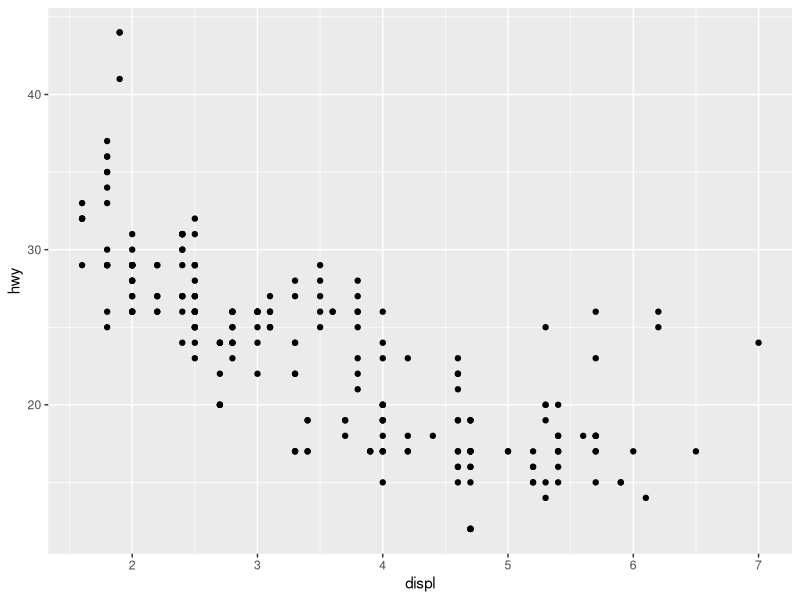
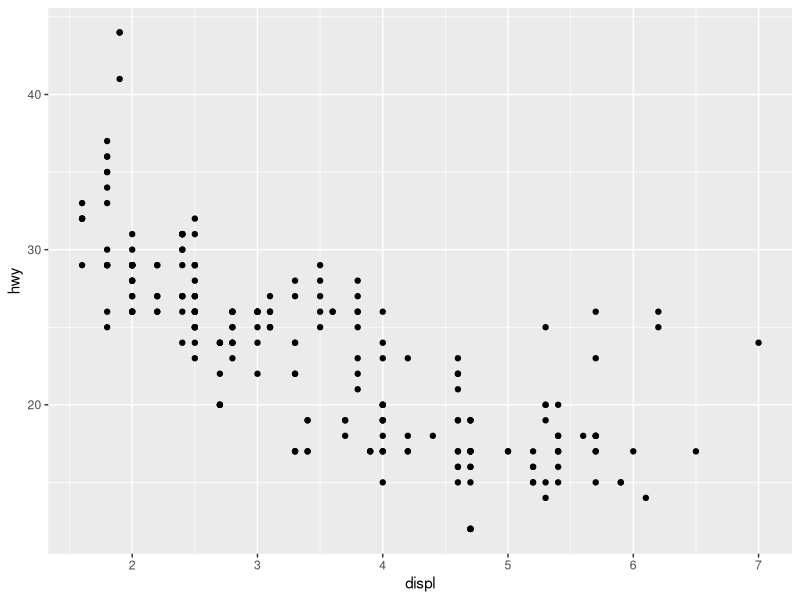

Recreate these plots in R, in order. (Note: this script raises an error after producing the figures.)
## ---- chunk 1
library(datasets)
library(tidyverse)
library(knitr)
library(ggplot2)
## ---- chunk 2
mpg <- mpg
## ---- chunk 3
# What are 5 functions we could use to explore the mpg dataset?


# Which manufacturer has the most models in this dataset?

## ---- chunk 4
ggplot(mpg, aes(x = displ, y = hwy)) + 
  geom_point()

# Fill in the following:
# Data:
# Aesthetic:
# Layers:
# Plus sign location:
## ---- chunk 5
ggplot(mpg, aes(displ, hwy)) +
  geom_point()

# What conclusions can you make from this graph?
## ---- chunk 6
# Do these data look similar when comparing engine displacement to city miles per gallon?


# We can more easily compare the highway and city miles per gallon using the gridExtra package.
library(gridExtra)

p1 <- ggplot(mpg, aes(displ, hwy)) +
  geom_point()

p2 <- 

grid.arrange(p1, p2, ncol = 2)
## ---- chunk 7
ggplot(mpg, aes(displ, hwy)) + 
  geom_point(aes(color = "blue"))

# Value "blue" is scaled to red color
## ---- chunk 8
ggplot(mpg, aes(displ, hwy)) + 
  geom_point(color = "blue")

# Points are given color
## ---- chunk 9
ggplot(mpg, aes(displ, hwy, color = class)) + 
  geom_point()

# Unique color based on class of vehicle

# What additional information does the color add? What patterns do you see?

### EXERCISE: Can you filter the results to only show midsize and minivans? Can you change the point colors to dark green and purple?

## ---- chunk 10
ggplot(mpg, aes(displ, hwy)) + 
  geom_point() +
  facet_wrap(~ class)

# Read the documentation for facet_wrap. What arguments can you use to control how many rows and columns appear in the output?

# What does the scales argument to facet_wrap() do? When might you use it?

## ---- chunk 11
ggplot(mpg, aes(displ, hwy)) + 
  geom_point() +
  geom_smooth()

# Smoothed line shows dominant pattern and level of uncertainty
# Method = "loess" is default for small n (>1,000 points)

ggplot(mpg, aes(displ, hwy)) + 
  geom_point() +
  geom_smooth(span = 0.2)

ggplot(mpg, aes(displ, hwy)) + 
  geom_point() +
  geom_smooth(span = 1)

# Span control "wiggliness of line

ggplot(mpg, aes(displ, hwy)) + 
  geom_point() +
  geom_smooth(method = "lm")

# Linear model gives the line of best fit
## ---- chunk 12
ggplot(mpg, aes(hwy)) + 
  geom_histogram()

ggplot(mpg, aes(hwy)) + 
  geom_freqpoly()

# Binwidth controls the width of bins (probably NOT ideal for your data, try experimenting)

ggplot(mpg, aes(hwy)) + 
  geom_freqpoly(binwidth = 1)

ggplot(mpg, aes(hwy)) + 
  geom_freqpoly(binwidth = 2.5)

p3 <- ggplot(mpg, aes(hwy)) + 
  geom_freqpoly(binwidth = 1)

p4 <- ggplot(mpg, aes(hwy)) + 
  geom_freqpoly(binwidth = 2.5)

grid.arrange(p3, p4, ncol = 2)

## ---- chunk 13
ggplot(mpg, aes(manufacturer)) + 
  geom_bar()

ggplot(mpg, aes(manufacturer)) + 
  geom_bar() +
  theme(axis.text.x = element_text(angle = 45, vjust = 0.5))

### Exercise: What determines the order for car manufacturer labels? Can you reorder the bar graph to go from most to least cars per manufacturer?

## ---- chunk 14
ggplot(mpg, aes(drv, hwy)) + 
  geom_boxplot()

ggplot(mpg, aes(drv, hwy)) + 
  geom_boxplot() +
  geom_point()

ggplot(mpg, aes(drv, hwy)) + 
  geom_boxplot() +
  geom_jitter()
## ---- chunk 15
ggplot(mpg, aes(drv, hwy)) + 
  geom_boxplot() +
  geom_jitter(alpha = 0.2)

ggplot(mpg, aes(drv, hwy)) + 
  geom_boxplot(outlier.shape = NA) +
  geom_jitter(alpha = 0.3)

ggplot(mpg, aes(drv, hwy)) + 
  geom_boxplot(outlier.shape = NA) +
  geom_jitter(alpha = 0.3, size = 2.5)

ggplot(mpg, aes(drv, hwy)) + 
  geom_boxplot(outlier.shape = NA) +
  geom_jitter(alpha = 0.3, size = 2.5, width = 0.1)
## ---- chunk 16
ggplot(mpg, aes(drv, hwy)) +
  geom_boxplot(outlier.shape = NA) +
  geom_jitter(width = 0.25)

ggplot(mpg, aes(drv, hwy)) +
  geom_boxplot(outlier.shape = NA) +
  geom_jitter(width = 0.25) + 
  xlim("f", "r") 

ggplot(mpg, aes(drv, hwy)) +
  geom_boxplot(outlier.shape = NA) +
  geom_jitter(width = 0.25) + 
  xlim("f", "r")+ 
  ylim(20, 30)
#> Warning: Removed 138 rows containing missing values (`geom_point()`).

## ---- chunk 17
ggplot(mpg, aes(cty, hwy, color = class)) +
  geom_jitter(alpha = 0.3, size = 2.5)

# Change axis titles
ggplot(mpg, aes(cty, hwy, color = class)) +
  geom_jitter(alpha = 0.3, size = 2.5) + 
  xlab("City driving (mpg)") + 
  ylab("Highway driving (mpg)")

ggplot(mpg, aes(cty, hwy, color = class)) +
  geom_jitter(alpha = 0.3, size = 2.5) + 
  xlab("City driving (mpg)") + 
  ylab("Highway driving (mpg)") +
  ggtitle("City by Highway driving (mpg)")

# Remove the axis labels with NULL
ggplot(mpg, aes(cty, hwy, color = class)) +
  geom_jitter(alpha = 0.3, size = 2.5) + 
  xlab(NULL) + 
  ylab(NULL) +
  ggtitle("City by Highway driving (mpg)")
## ---- chunk 18
# Title
ggplot(mpg, aes(cty, hwy, color = class)) +
  geom_jitter(alpha = 0.3, size = 2.5) + 
  xlab("City driving (mpg)") + 
  ylab("Highway driving (mpg)") +
  ggtitle("City by Highway driving (mpg)") +
  theme(
    plot.title = element_text(size = 16, face = "bold", hjust = 0.5))

# Legend
ggplot(mpg, aes(cty, hwy, color = class)) +
  geom_jitter(alpha = 0.3, size = 2.5) + 
  xlab("City driving (mpg)") + 
  ylab("Highway driving (mpg)") +
  ggtitle("City by Highway driving (mpg)") +
  theme(
    plot.title = element_text(size = 16, face = "bold", hjust = 0.5), 
    legend.position = "left")

# Axis 
ggplot(mpg, aes(cty, hwy, color = class)) +
  geom_jitter(alpha = 0.3, size = 2.5) + 
  xlab("City driving (mpg)") + 
  ylab("Highway driving (mpg)") +
  ggtitle("City by Highway driving (mpg)") +
  theme(
    plot.title = element_text(size = 16, face = "bold", hjust = 0.5), 
    legend.position = "right",
    axis.text.y = element_text(size = 12, face = "bold"),
    axis.text.x = element_text(size = 12, face = "bold"))

# Axis name
ggplot(mpg, aes(cty, hwy, color = class)) +
  geom_jitter(alpha = 0.3, size = 2.5) + 
  xlab("City driving (mpg)") + 
  ylab("Highway driving (mpg)") +
  ggtitle("City by Highway driving (mpg)") +
  theme(
    plot.title = element_text(size = 16, face = "bold", hjust = 0.5), 
    legend.position = "right",
    axis.text.y = element_text(size = 12, face = "bold"),
    axis.text.x = element_text(size = 12, face = "bold"),
    axis.title.x = element_text(size = 12, face = "bold"),
    axis.title.y = element_text(size = 12, face = "bold"))

## ---- chunk 19
# Theme black and white
ggplot(mpg, aes(cty, hwy, color = class)) +
  geom_jitter(alpha = 0.3, size = 2.5) + 
  xlab("City driving (mpg)") + 
  ylab("Highway driving (mpg)") +
  ggtitle("City by Highway driving (mpg)") +
  theme_bw() +
  theme(
    plot.title = element_text(size = 16, face = "bold", hjust = 0.5), 
    legend.position = "right",
    axis.text.y = element_text(size = 12, face = "bold"),
    axis.text.x = element_text(size = 12, face = "bold"),
    axis.title.x = element_text(size = 12, face = "bold"),
    axis.title.y = element_text(size = 12, face = "bold"))

# Theme position matters!
ggplot(mpg, aes(cty, hwy, color = class)) +
  geom_jitter(alpha = 0.3, size = 2.5) + 
  xlab("City driving (mpg)") + 
  ylab("Highway driving (mpg)") +
  ggtitle("City by Highway driving (mpg)") +
  theme(
    plot.title = element_text(size = 16, face = "bold", hjust = 0.5), 
    legend.position = "right",
    axis.text.y = element_text(size = 12, face = "bold"),
    axis.text.x = element_text(size = 12, face = "bold"),
    axis.title.x = element_text(size = 12, face = "bold"),
    axis.title.y = element_text(size = 12, face = "bold")) +
  theme_bw()

# Theme classic
ggplot(mpg, aes(cty, hwy, color = class)) +
  geom_jitter(alpha = 0.3, size = 2.5) + 
  xlab("City driving (mpg)") + 
  ylab("Highway driving (mpg)") +
  ggtitle("City by Highway driving (mpg)") +
  theme_classic() +
  theme(
    plot.title = element_text(size = 16, face = "bold", hjust = 0.5), 
    legend.position = "right",
    axis.text.y = element_text(size = 12, face = "bold"),
    axis.text.x = element_text(size = 12, face = "bold"),
    axis.title.x = element_text(size = 12, face = "bold"),
    axis.title.y = element_text(size = 12, face = "bold"))

# Theme minimal
ggplot(mpg, aes(cty, hwy, color = class)) +
  geom_jitter(alpha = 0.3, size = 2.5) + 
  xlab("City driving (mpg)") + 
  ylab("Highway driving (mpg)") +
  ggtitle("City by Highway driving (mpg)") +
  theme_minimal() +
  theme(
    plot.title = element_text(size = 16, face = "bold", hjust = 0.5), 
    legend.position = "right",
    axis.text.y = element_text(size = 12, face = "bold"),
    axis.text.x = element_text(size = 12, face = "bold"),
    axis.title.x = element_text(size = 12, face = "bold"),
    axis.title.y = element_text(size = 12, face = "bold"))

# Theme dark
ggplot(mpg, aes(cty, hwy, color = class)) +
  geom_jitter(alpha = 0.3, size = 2.5) + 
  xlab("City driving (mpg)") + 
  ylab("Highway driving (mpg)") +
  ggtitle("City by Highway driving (mpg)") +
  theme_dark() +
  theme(
    plot.title = element_text(size = 16, face = "bold", hjust = 0.5), 
    legend.position = "right",
    axis.text.y = element_text(size = 12, face = "bold"),
    axis.text.x = element_text(size = 12, face = "bold"),
    axis.title.x = element_text(size = 12, face = "bold"),
    axis.title.y = element_text(size = 12, face = "bold"))

# Theme light
ggplot(mpg, aes(cty, hwy, color = class)) +
  geom_jitter(alpha = 0.3, size = 2.5) + 
  xlab("City driving (mpg)") + 
  ylab("Highway driving (mpg)") +
  ggtitle("City by Highway driving (mpg)") +
  theme_light() +
  theme(
    plot.title = element_text(size = 16, face = "bold", hjust = 0.5), 
    legend.position = "right",
    axis.text.y = element_text(size = 12, face = "bold"),
    axis.text.x = element_text(size = 12, face = "bold"),
    axis.title.x = element_text(size = 12, face = "bold"),
    axis.title.y = element_text(size = 12, face = "bold"))

